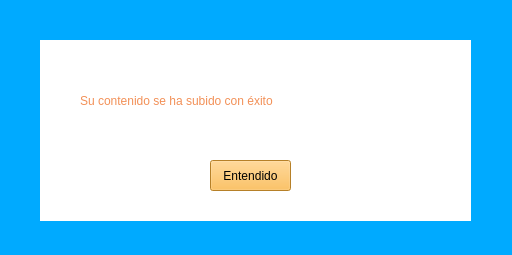
<?xml version="1.0" encoding="UTF-8"?>
<ui version="4.0">
 <class>matriMate</class>
 <widget class="QWidget" name="matriMate">
  <property name="geometry">
   <rect>
    <x>0</x>
    <y>0</y>
    <width>512</width>
    <height>255</height>
   </rect>
  </property>
  <property name="windowTitle">
   <string>Form</string>
  </property>
  <property name="styleSheet">
   <string notr="true">background-color: rgb(0, 170, 255);</string>
  </property>
  <widget class="QLabel" name="label">
   <property name="geometry">
    <rect>
     <x>40</x>
     <y>40</y>
     <width>431</width>
     <height>181</height>
    </rect>
   </property>
   <property name="styleSheet">
    <string notr="true">background-color: rgb(255, 255, 255);</string>
   </property>
   <property name="text">
    <string/>
   </property>
  </widget>
  <widget class="QLabel" name="label_2">
   <property name="geometry">
    <rect>
     <x>80</x>
     <y>90</y>
     <width>381</width>
     <height>21</height>
    </rect>
   </property>
   <property name="styleSheet">
    <string notr="true">color: rgb(242, 144, 87);
font: 700 15pt &quot;Segoe UI&quot;;

background-color: rgb(255, 255, 255);
</string>
   </property>
   <property name="text">
    <string>Su contenido se ha subido con éxito</string>
   </property>
  </widget>
  <widget class="QPushButton" name="botonEntendidoContenido">
   <property name="geometry">
    <rect>
     <x>210</x>
     <y>160</y>
     <width>81</width>
     <height>31</height>
    </rect>
   </property>
   <property name="styleSheet">
    <string notr="true">
font: 700 10pt &quot;Segoe UI&quot;;
background-color: rgb(255, 179, 56);</string>
   </property>
   <property name="text">
    <string>Entendido</string>
   </property>
  </widget>
 </widget>
 <resources/>
 <connections/>
</ui>
